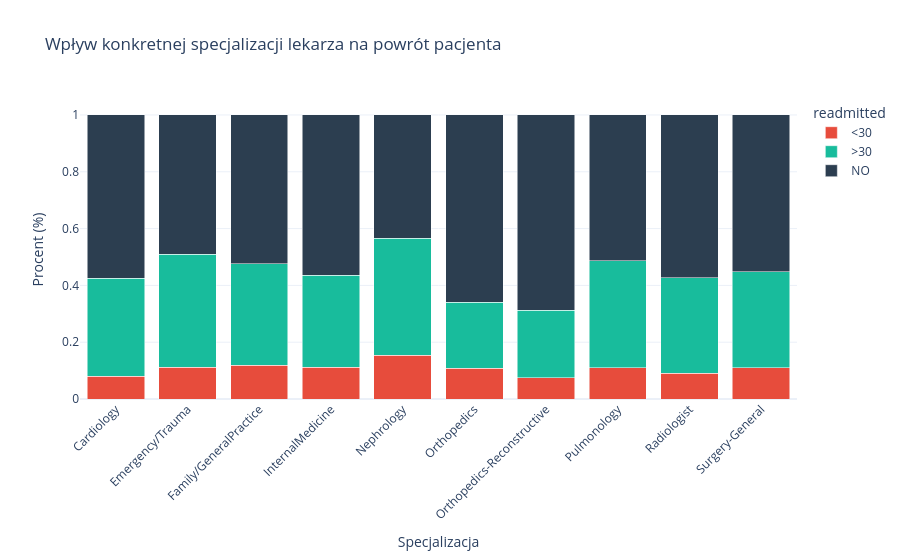

Notebook source saved alongside this figure:
### Markdown cell above
Sprawdźmy teraz jeszcze czy dla drugiej połowy gdy mamy specjalizacje, to czy ta specjalziacja ma znaczenioe (istotność zmiennej)

### Code cell
# Bierzemy tylko dane ze specjalizacją
df_present = df[df['medical_specialty'].notnull()].copy()

# Wybieramy 10 najczęstszych specjalizacji
top_specialties = df_present['medical_specialty'].value_counts().nlargest(10).index
df_top_spec = df_present[df_present['medical_specialty'].isin(top_specialties)]

# Tworzymy zestawienie specjalizacja vs powrót do szpitala
spec_target = pd.crosstab(
    df_top_spec['medical_specialty'], 
    df_top_spec['readmitted'], 
    normalize='index'
).reset_index()

# Wykres skumulowany
fig_spec = px.bar(
    spec_target.melt(id_vars='medical_specialty'),
    x='medical_specialty',
    y='value',
    color='readmitted',
    title='Wpływ konkretnej specjalizacji lekarza na powrót pacjenta',
    labels={'value': 'Procent (%)', 'medical_specialty': 'Specjalizacja'},
    color_discrete_map={'NO': config.COLORS['primary'], '>30': config.COLORS['secondary'], '<30': config.COLORS['danger']},
    barmode='stack'
)

fig_spec.update_layout(xaxis_tickangle=-45, width=config.PLOT_CONFIG['width'])
fig_spec.show()

### Figure 1 — Plotly figure (JSON) as saved in the notebook; plotly's stock layout.template omitted (floating-point values rounded to 4 significant figures)
{"data": [{"hovertemplate": "readmitted=<30<br>Specjalizacja=%{x}<br>Procent (%)=%{y}<extra></extra>", "legendgroup": "<30", "marker": {"color": "#E74C3C", "pattern": {"shape": ""}}, "name": "<30", "orientation": "v", "showlegend": true, "textposition": "auto", "type": "bar", "x": ["Cardiology", "Emergency/Trauma", "Family/GeneralPractice", "InternalMedicine", "Nephrology", "Orthopedics", "Orthopedics-Reconstructive", "Pulmonology", "Radiologist", "Surgery-General"], "xaxis": "x", "y": [0.07941, 0.1118, 0.1187, 0.1125, 0.1538, 0.1079, 0.07461, 0.1102, 0.09035, 0.1104], "yaxis": "y"}, {"hovertemplate": "readmitted=>30<br>Specjalizacja=%{x}<br>Procent (%)=%{y}<extra></extra>", "legendgroup": ">30", "marker": {"color": "#18BC9C", "pattern": {"shape": ""}}, "name": ">30", "orientation": "v", "showlegend": true, "textposition": "auto", "type": "bar", "x": ["Cardiology", "Emergency/Trauma", "Family/GeneralPractice", "InternalMedicine", "Nephrology", "Orthopedics", "Orthopedics-Reconstructive", "Pulmonology", "Radiologist", "Surgery-General"], "xaxis": "x", "y": [0.3462, 0.3974, 0.3579, 0.3227, 0.4129, 0.2336, 0.2376, 0.3766, 0.336, 0.3375], "yaxis": "y"}, {"hovertemplate": "readmitted=NO<br>Specjalizacja=%{x}<br>Procent (%)=%{y}<extra></extra>", "legendgroup": "NO", "marker": {"color": "#2C3E50", "pattern": {"shape": ""}}, "name": "NO", "orientation": "v", "showlegend": true, "textposition": "auto", "type": "bar", "x": ["Cardiology", "Emergency/Trauma", "Family/GeneralPractice", "InternalMedicine", "Nephrology", "Orthopedics", "Orthopedics-Reconstructive", "Pulmonology", "Radiologist", "Surgery-General"], "xaxis": "x", "y": [0.5744, 0.4908, 0.5234, 0.5648, 0.4334, 0.6586, 0.6878, 0.5132, 0.5737, 0.5521], "yaxis": "y"}], "layout": {"barmode": "stack", "legend": {"title": {"text": "readmitted"}, "tracegroupgap": 0}, "title": {"text": "Wpływ konkretnej specjalizacji lekarza na powrót pacjenta"}, "width": 900, "xaxis": {"anchor": "y", "domain": [0, 1], "tickangle": -45, "title": {"text": "Specjalizacja"}}, "yaxis": {"anchor": "x", "domain": [0, 1], "title": {"text": "Procent (%)"}}}}
